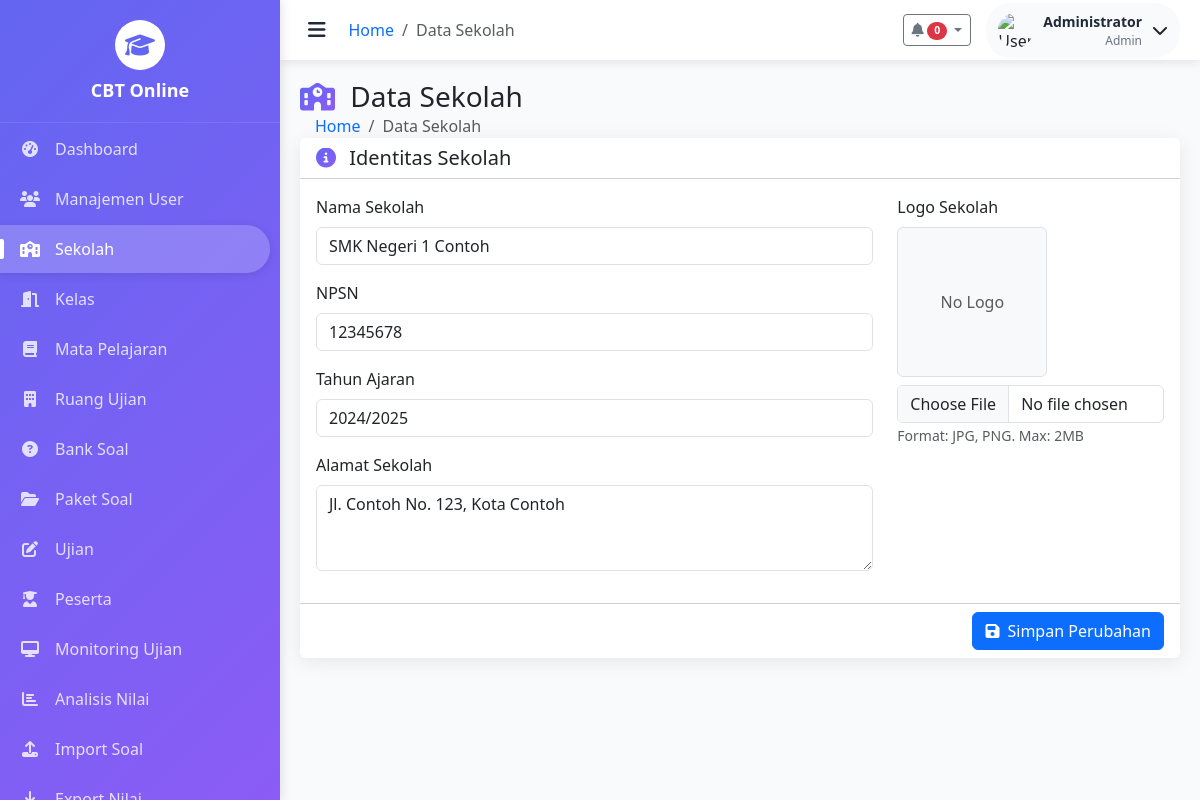
Screenshot of /admin/sekolah.php (signed in) with the database file from the repository.
### tables this page shows
CREATE TABLE IF NOT EXISTS sekolah (
    id INT PRIMARY KEY AUTO_INCREMENT,
    nama_sekolah VARCHAR(255) NOT NULL,
    alamat TEXT,
    npsn VARCHAR(20),
    logo VARCHAR(255),
    tahun_ajaran VARCHAR(20),
    created_at TIMESTAMP DEFAULT CURRENT_TIMESTAMP,
    updated_at TIMESTAMP DEFAULT CURRENT_TIMESTAMP ON UPDATE CURRENT_TIMESTAMP
);

### admin/sekolah.php (the view, shortened to what this page needs)
<?php
require_once '../config/database.php';
$sekolah = $pdo->query("SELECT * FROM sekolah WHERE id = 1")->fetch();
include 'includes/header-modern.php';
?>
<div class="content-header">
    <div class="row align-items-center">
        <div class="col">
            <h1 class="h3 mb-0 text-gray-800">
                <i class="fas fa-school text-gradient me-2"></i>
                Data Sekolah
            </h1>
            <nav aria-label="breadcrumb">
                <ol class="breadcrumb">
                    <li class="breadcrumb-item"><a href="dashboard.php" class="text-decoration-none">Home</a></li>
                    <li class="breadcrumb-item active" aria-current="page">Data Sekolah</li>
                </ol>
            </nav>
        </div>
    </div>
</div>
<div class="card border-0 shadow-custom">
    <div class="card-header bg-transparent">
        <h5 class="card-title mb-0">
            <i class="fas fa-info-circle text-gradient me-2"></i>
            Identitas Sekolah
        </h5>
    </div>
    <form method="POST" enctype="multipart/form-data">
        <div class="card-body">
            <div class="row">
                <div class="col-md-8">
                    <div class="mb-3">
                        <label for="nama_sekolah" class="form-label">Nama Sekolah</label>
                        <input type="text" id="nama_sekolah" name="nama_sekolah" class="form-control"
                               value="<?= htmlspecialchars($sekolah['nama_sekolah'] ?? '') ?>" required>
                    </div>
                    <div class="mb-3">
                        <label for="npsn" class="form-label">NPSN</label>
                        <input type="text" id="npsn" name="npsn" class="form-control"
                               value="<?= htmlspecialchars($sekolah['npsn'] ?? '') ?>">
                    </div>
                    <div class="mb-3">
                        <label for="tahun_ajaran" class="form-label">Tahun Ajaran</label>
                        <input type="text" id="tahun_ajaran" name="tahun_ajaran" class="form-control"
                               value="<?= htmlspecialchars($sekolah['tahun_ajaran'] ?? '') ?>"
                               placeholder="Contoh: 2024/2025">
                    </div>
                     <div class="mb-3">
                        <label for="alamat" class="form-label">Alamat Sekolah</label>
                        <textarea id="alamat" name="alamat" class="form-control" rows="3"><?=
                            htmlspecialchars($sekolah['alamat'] ?? '')
                        ?></textarea>
                    </div>
                </div>
                <div class="col-md-4">
                    <div class="mb-3">
                        <label for="logo" class="form-label">Logo Sekolah</label>
                        <div class="mb-2 text-center">
                            <?php if (!empty($sekolah['logo'])): ?>
                                <img src="../uploads/sekolah/<?= $sekolah['logo'] ?>"
                                     alt="Logo" class="img-thumbnail" style="max-height: 150px;">
                            <?php else: ?>
                                <div class="img-thumbnail d-flex align-items-center justify-content-center" style="width: 150px; height: 150px; background-color: #f8f9fa;">
                                    <span class="text-muted">No Logo</span>
                                </div>
                            <?php endif; ?>
                        </div>
                        <input type="file" id="logo" name="logo" class="form-control" accept="image/*">
                        <small class="form-text text-muted">Format: JPG, PNG. Max: 2MB</small>
                    </div>
                </div>
            </div>
        </div>
        <div class="card-footer bg-transparent text-end">
            <button type="submit" name="update_sekolah" class="btn btn-primary">
                <i class="fas fa-save me-2"></i>Simpan Perubahan
            </button>
        </div>
    </form>
</div>
<?php include 'includes/footer-modern.php'; ?>

### admin/includes/header-modern.php (style rules this page uses)
:root { --sidebar-width: 280px; --sidebar-collapsed-width: 70px; --header-height: 60px; --primary-color: #6366f1; --secondary-color: #8b5cf6; --success-color: #10b981; --warning-color: #f59e0b; --danger-color: #ef4444; --info-color: #3b82f6; --dark-color: #1f2937; --light-color: #f8fafc; }
body { font-family: 'Segoe UI', Tahoma, Geneva, Verdana, sans-serif; background-color: var(--light-color); overflow-x: hidden; }
.breadcrumb { margin: 0; background: none; padding: 0; margin-left: 15px; }
.text-gradient { background: linear-gradient(135deg, var(--primary-color), var(--secondary-color)); -webkit-background-clip: text; -webkit-text-fill-color: transparent; background-clip: text; }
.shadow-custom { box-shadow: 0 4px 20px rgba(0,0,0,0.08); }

### rows the page displays
sekolah: nama_sekolah "SMK Negeri 1 Contoh", npsn "12345678", tahun_ajaran "2024/2025", alamat "Jl. Contoh No. 123, Kota Contoh"

### other values shown
$item['title'] "Dashboard"
$item['title'] "Manajemen User"
$item['title'] "Sekolah"
$item['title'] "Kelas"
$item['title'] "Mata Pelajaran"
$item['title'] "Ruang Ujian"
$item['title'] "Bank Soal"
$item['title'] "Paket Soal"
$item['title'] "Ujian"
$item['title'] "Peserta"
$item['title'] "Monitoring Ujian"
$item['title'] "Analisis Nilai"
$item['title'] "Import Soal"
$page_title "Data Sekolah"
$user_nama "Administrator"
